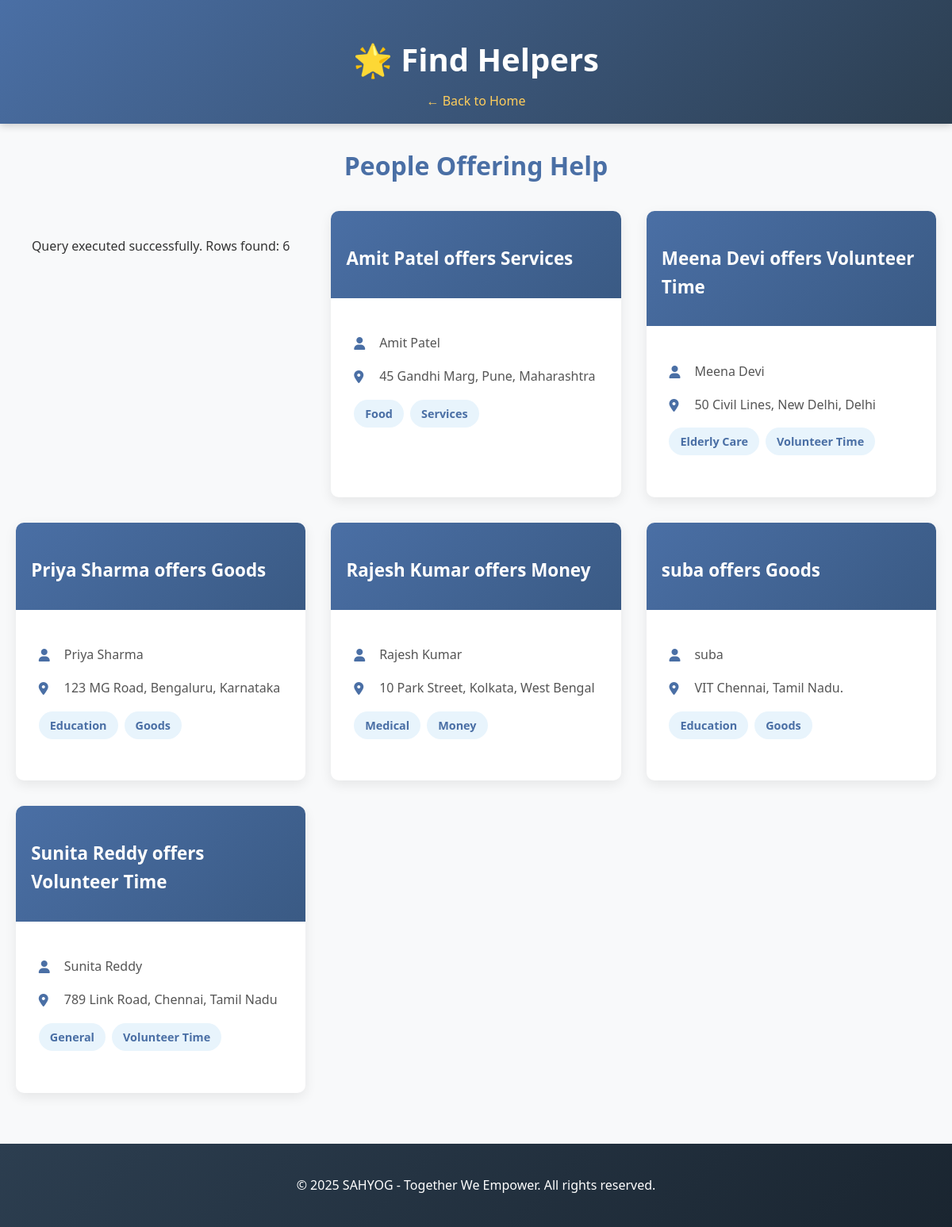
Screenshot of /browse_donators.php with the database file from the repository.
### tables this page shows
CREATE TABLE `donator` (
  `id` int(11) NOT NULL,
  `name` varchar(100) NOT NULL,
  `phone` varchar(20) DEFAULT NULL,
  `email` varchar(100) DEFAULT NULL,
  `address` text DEFAULT NULL,
  `category` enum('Medical','Education','Food','Housing','Emergency','Elderly Care','General') NOT NULL,
  `donation_type` enum('Money','Goods','Services','Volunteer Time') NOT NULL
);

### browse_donators.php (the view, shortened to what this page needs)
<!DOCTYPE html>
<html>
<head>
    <link rel="stylesheet" href="https://cdnjs.cloudflare.com/ajax/libs/font-awesome/6.4.0/css/all.min.css">
</head>
<body>
    <header>
        <div class="container">
            <h1>🌟 Find Helpers</h1>
            <a href="index.php">← Back to Home</a>
        </div>
    </header>
    <main class="container">
        <h2>People Offering Help</h2>
        <div class="listings">
            <?php
            require_once 'connect.php';
            $sql = "SELECT id, name, phone, email, address, category, donation_type FROM donator ORDER BY name ASC";
            $result = mysqli_query($conn, $sql);
            if (!$result) {
                echo "<div class='message error'>Database Query Error: " . mysqli_error($conn) . "</div>";
            } else {
                echo "<div class='message'>Query executed successfully. Rows found: " . mysqli_num_rows($result) . "</div>";
            }
            if ($result && mysqli_num_rows($result) > 0) {
                while($row = mysqli_fetch_assoc($result)) {
                    echo "<div class='donator-card'>";
                    echo "<div class='card-header'>";
                    echo "<h3 class='card-title'>" . htmlspecialchars($row["name"]) . " offers " . htmlspecialchars($row["donation_type"]) . "</h3>";
                    echo "</div>";
                    echo "<div class='card-body'>";
                    echo "<p class='card-detail'><i class='fas fa-user'></i>" . htmlspecialchars($row["name"]) . "</p>";
                    echo "<p class='card-detail'><i class='fas fa-map-marker-alt'></i>" . htmlspecialchars($row["address"]) . "</p>";
                    echo "<p class='card-detail'>";
                    echo "<span class='card-category'>" . htmlspecialchars($row["category"]) . "</span>";
                    echo "<span class='card-category'>" . htmlspecialchars($row["donation_type"]) . "</span>";
                    echo "</p>";
                    echo "</div>";
                    echo "</div>";
                }
            } else {
                echo "<p>No donators registered yet. Be the first to offer help!</p>";
            }
            ?>
        </div>
    </main>
    <footer>
        <p>&copy; 2025 SAHYOG - Together We Empower. All rights reserved.</p>
    </footer>
</body>
</html>

### browse_donators.php (style rules this page uses)
body { font-family: 'Segoe UI', Tahoma, Geneva, Verdana, sans-serif; background-color: #f8f9fa; color: #333; line-height: 1.6; margin: 0; }
.container { max-width: 1200px; margin: 0 auto; padding: 0 20px; }
header { background: linear-gradient(135deg, #4a6fa5 0%, #2c3e50 100%); color: white; padding: 1rem 0; box-shadow: 0 2px 10px rgba(0,0,0,0.2); text-align: center; }
header h1 { font-size: 2.5rem; margin-bottom: 0.5rem; }
header a { color: #ffce5c; text-decoration: none; font-weight: 500; }
main { padding: 2rem 0; }
h2 { text-align: center; color: #4a6fa5; margin-bottom: 2rem; font-size: 2rem; }
.listings { display: grid; grid-template-columns: repeat(auto-fill, minmax(300px, 1fr)); gap: 2rem; margin-top: 2rem; }
.donator-card { background-color: white; border-radius: 10px; overflow: hidden; box-shadow: 0 5px 15px rgba(0,0,0,0.08); transition: all 0.3s; }
.card-header { padding: 1.2rem; background: linear-gradient(135deg, #4a6fa5 0%, #3a5a84 100%); color: white; }
.card-body { padding: 1.8rem; }
.card-title { font-size: 1.4rem; margin-bottom: 0.8rem; }
.card-detail { display: flex; align-items: center; margin-bottom: 1rem; color: #555; }
.card-detail i { margin-right: 12px; color: #4a6fa5; width: 20px; }
.card-category { display: inline-block; padding: 6px 14px; background-color: #e8f4fc; color: #4a6fa5; border-radius: 20px; font-size: 0.9rem; font-weight: 600; margin-right: 8px; margin-bottom: 8px; }
footer { background: linear-gradient(135deg, #2c3e50 0%, #1a2530 100%); color: white; padding: 1.5rem 0; margin-top: 4rem; text-align: center; }
.message { padding: 1rem; margin: 1rem auto; border-radius: 5px; text-align: center; max-width: 600px; }

### rows the page displays
donator: name "Amit Patel", donation_type "Services", address "45 Gandhi Marg, Pune, Maharashtra", category "Food"
donator: name "Meena Devi", donation_type "Volunteer Time", address "50 Civil Lines, New Delhi, Delhi", category "Elderly Care"
donator: name "Priya Sharma", donation_type "Goods", address "123 MG Road, Bengaluru, Karnataka", category "Education"
donator: name "Rajesh Kumar", donation_type "Money", address "10 Park Street, Kolkata, West Bengal", category "Medical"
donator: name "suba", donation_type "Goods", address "VIT Chennai, Tamil Nadu.", category "Education"
donator: name "Sunita Reddy", donation_type "Volunteer Time", address "789 Link Road, Chennai, Tamil Nadu", category "General"

### other values shown
mysqli_num_rows($result) "6"
